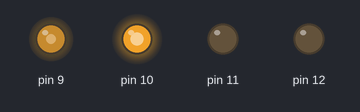
A sketch run on a simulated Arduino Uno, built with avr-gcc and run on an emulated ATmega328P. Shown: output pins drawn as LEDs (lit = HIGH).

Above: at 0.1 s.
At 5.1 s:
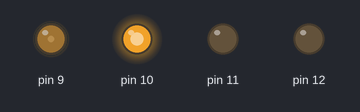
At 10.1 s:
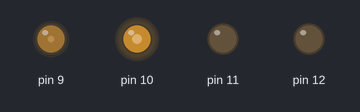
Timing chart, 0 to 11.6 s (numbered marks = the images above):
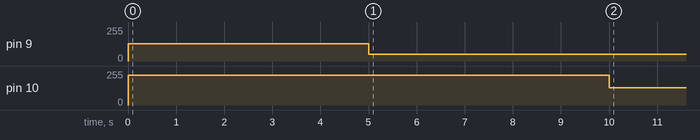

The sketch:

Timer1_dual_channel_pwm.ino
```cpp
#include "TimerOne_v2.h"

void setup()
{
  pinMode(11, OUTPUT);
  pinMode(12, OUTPUT);
  Timer1.initialize(100);
  Timer1.pwm(11, 512);
  Timer1.pwm(12,900);
  delay(5000);
}

void loop()
{
  Timer1.setPwmDuty(11,200);
  delay(5000);
  Timer1.setPwmDuty(12,512);
}
```

Measured:
- by itself, pin 9: 128/255 → 50/255 at 5.0 s
- by itself, pin 10: 224/255 → 128/255 at 10.0 s
